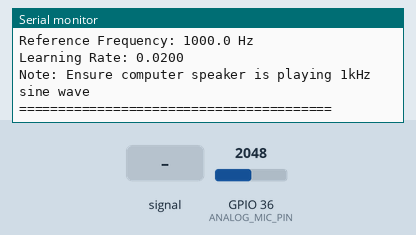
This program was run on a simulated ESP32. Shown: the last lines printed to the serial monitor. The test bench sets the inputs (shaded band); at power-on: GPIO 36 (ANALOG_MIC_PIN) = 2048. I2S audio is not simulated (input reads silence).

Above: at 1.2 s.
1.3 s: GPIO 36 (ANALOG_MIC_PIN) fed a 200 Hz sine of ±327 counts around its level
At 2.7 s:
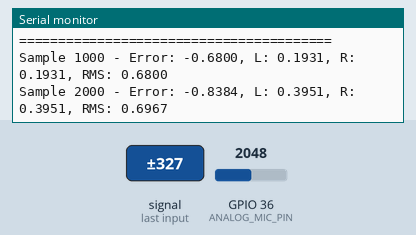
2.8 s: GPIO 36 (ANALOG_MIC_PIN) set to 2866
At 5.6 s:
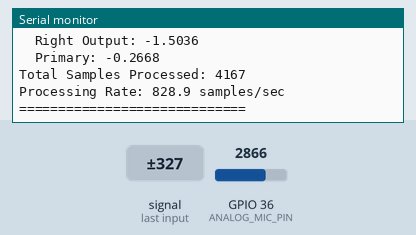
5.8 s: GPIO 36 (ANALOG_MIC_PIN) fed a 1000 Hz sine of ±1023 counts around its level
At 6.6 s:
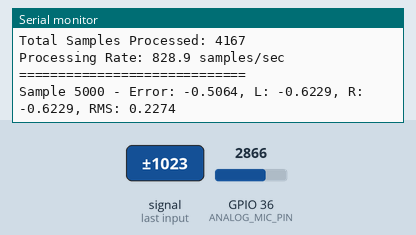
7.3 s: GPIO 36 (ANALOG_MIC_PIN) set to 3603
At 7.3 s:
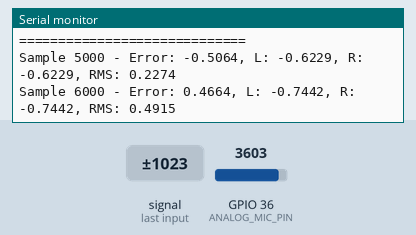
Timing chart, 0 to 9.8 s (numbered marks = the images above; inputs shaded):
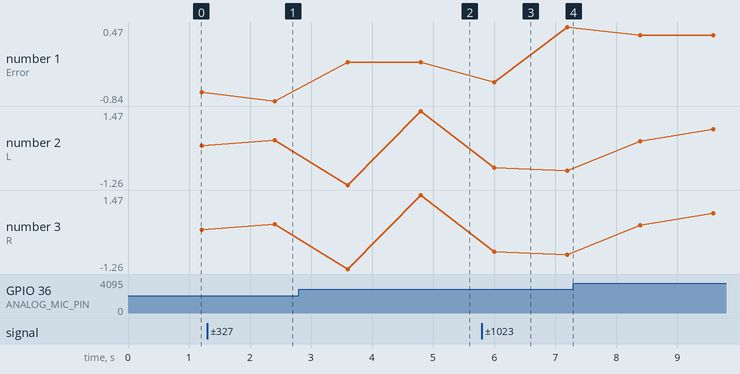

Measured:
- after the input at 1.3 s, the serial monitor: prints a new line after 1.1 s (image 1)
- after the input at 2.8 s, the serial monitor: prints a new line after 0.80 s (image 2)
- after the input at 5.8 s, the serial monitor: prints a new line after 0.20 s (image 3)
- plotted number 1: -0.68 → -0.84 after the input at 1.3 s, -0.84 → -0.15 after the input at 2.8 s, -0.15 → 0.47 after the input at 5.8 s, 0.47 → 0.32 after the input at 7.3 s
- plotted number 2: 0.19 → 0.4 after the input at 1.3 s, 0.4 → 1.47 after the input at 2.8 s, 1.47 → -0.74 after the input at 5.8 s, -0.74 → 0.8 after the input at 7.3 s
- plotted number 3: 0.19 → 0.4 after the input at 1.3 s, 0.4 → 1.47 after the input at 2.8 s, 1.47 → -0.74 after the input at 5.8 s, -0.74 → 0.8 after the input at 7.3 s

The program:

main.cpp
```cpp
#include <Arduino.h>
#include "driver/i2s.h"
#include "driver/adc.h"
#include "esp_adc_cal.h"
#include "anc_config.h"
#include "anc_library.h"

// I2S Port Configuration for MAX98357 DACs
const i2s_port_t I2S_PORT_LEFT = I2S_NUM_0;   // Left MAX98357
const i2s_port_t I2S_PORT_RIGHT = I2S_NUM_1;  // Right MAX98357

// ADC Configuration for analog microphone
esp_adc_cal_characteristics_t *adc_chars;

// ANC System Instance
ActiveNoiseCancellation anc_system;

// Performance monitoring
unsigned long last_debug_time = 0;
unsigned long sample_count = 0;
float performance_metrics[4] = {0}; // [error, left_out, right_out, primary]

// Function declarations
void setupI2S();
void setupADC();
void processAudioSample();
void printPerformanceMetrics();
float readAnalogMicrophone();

void setup() {
  Serial.begin(115200);
  while (!Serial) delay(10);

  Serial.println("Initializing Dual-Speaker ANC System...");
  Serial.println("========================================");

  // Initialize ANC algorithm
  anc_system.initialize();

  // Optimize settings for 1kHz primary source
  anc_system.setPrimaryFrequency(1000.0f);  // Match computer speaker frequency
  anc_system.setLearningRate(0.02f);        // Increased for faster adaptation to 1kHz

  // Setup hardware interfaces
  setupI2S();
  #if USE_ANALOG_MICROPHONE
  setupADC();
  #endif

  Serial.println("ANC System Ready!");
  Serial.printf("Sample Rate: %d Hz\n", ANC_SAMPLE_RATE);
  Serial.printf("Filter Order: %d taps\n", ANC_FILTER_ORDER);
  Serial.printf("Primary Source: Computer Speaker (100*sin(2*π*1000*t))\n");
  Serial.printf("Reference Frequency: %.1f Hz\n", PRIMARY_FREQUENCY);
  Serial.printf("Learning Rate: %.4f\n", LMS_MU);
  Serial.println("Note: Ensure computer speaker is playing 1kHz sine wave");
  Serial.println("========================================");
}

void setupI2S() {
  // Configure I2S for LEFT MAX98357 (mono output)
  i2s_config_t i2s_config_left = {
    .mode = i2s_mode_t(I2S_MODE_MASTER | I2S_MODE_TX),
    .sample_rate = ANC_SAMPLE_RATE,
    .bits_per_sample = I2S_BITS_PER_SAMPLE_16BIT,
    .channel_format = I2S_CHANNEL_FMT_ONLY_LEFT,  // Mono output to left speaker
    .communication_format = I2S_COMM_FORMAT_STAND_I2S,
    .intr_alloc_flags = ESP_INTR_FLAG_LEVEL1,
    .dma_buf_count = 4,
    .dma_buf_len = ANC_BUFFER_SIZE,
    .use_apll = false,
    .tx_desc_auto_clear = true,
    .fixed_mclk = 0
  };

  i2s_pin_config_t pin_config_left = {
    .bck_io_num = MAX98357_1_BCLK_PIN,
    .ws_io_num = MAX98357_1_LRC_PIN,
    .data_out_num = MAX98357_1_DIN_PIN,
    .data_in_num = -1
  };

  // Configure I2S for RIGHT MAX98357 (mono output)
  i2s_config_t i2s_config_right = {
    .mode = i2s_mode_t(I2S_MODE_MASTER | I2S_MODE_TX),
    .sample_rate = ANC_SAMPLE_RATE,
    .bits_per_sample = I2S_BITS_PER_SAMPLE_16BIT,
    .channel_format = I2S_CHANNEL_FMT_ONLY_LEFT,  // Mono output to right speaker
    .communication_format = I2S_COMM_FORMAT_STAND_I2S,
    .intr_alloc_flags = ESP_INTR_FLAG_LEVEL1,
    .dma_buf_count = 4,
    .dma_buf_len = ANC_BUFFER_SIZE,
    .use_apll = false,
    .tx_desc_auto_clear = true,
    .fixed_mclk = 0
  };

  i2s_pin_config_t pin_config_right = {
    .bck_io_num = MAX98357_2_BCLK_PIN,
    .ws_io_num = MAX98357_2_LRC_PIN,
    .data_out_num = MAX98357_2_DIN_PIN,
    .data_in_num = -1
  };

  // Install and start I2S drivers for both MAX98357s
  ESP_ERROR_CHECK(i2s_driver_install(I2S_PORT_LEFT, &i2s_config_left, 0, NULL));
  ESP_ERROR_CHECK(i2s_set_pin(I2S_PORT_LEFT, &pin_config_left));
  ESP_ERROR_CHECK(i2s_start(I2S_PORT_LEFT));

  ESP_ERROR_CHECK(i2s_driver_install(I2S_PORT_RIGHT, &i2s_config_right, 0, NULL));
  ESP_ERROR_CHECK(i2s_set_pin(I2S_PORT_RIGHT, &pin_config_right));
  ESP_ERROR_CHECK(i2s_start(I2S_PORT_RIGHT));

  Serial.println("MAX98357 DACs configured successfully");
  Serial.printf("Left Speaker: BCLK=%d, LRC=%d, DIN=%d\n",
               MAX98357_1_BCLK_PIN, MAX98357_1_LRC_PIN, MAX98357_1_DIN_PIN);
  Serial.printf("Right Speaker: BCLK=%d, LRC=%d, DIN=%d\n",
               MAX98357_2_BCLK_PIN, MAX98357_2_LRC_PIN, MAX98357_2_DIN_PIN);
}

void loop() {
  processAudioSample();

  // Print performance metrics periodically
  if (millis() - last_debug_time > 5000) { // Every 5 seconds
    printPerformanceMetrics();
    last_debug_time = millis();
  }
}

void processAudioSample() {
  float error_signal;
  int16_t left_sample, right_sample;
  size_t bytes_written;

  #if USE_ANALOG_MICROPHONE
    // Read error signal from analog microphone
    error_signal = readAnalogMicrophone();
  #else
    // Read from I2S microphone (if implemented)
    int16_t input_sample;
    size_t bytes_read;
    esp_err_t result = i2s_read(I2S_PORT_IN, &input_sample, sizeof(input_sample), &bytes_read, portMAX_DELAY);
    if (result != ESP_OK || bytes_read == 0) return;
    error_signal = (float)input_sample / 32767.0f;
  #endif

  // Process ANC algorithm
  float left_output = 0.0f, right_output = 0.0f;
  anc_system.processSingleSample(error_signal, &left_output, &right_output);

  // Convert to int16 with clipping protection
  left_sample = (int16_t)(constrain(left_output, -1.0f, 1.0f) * 32767.0f);
  right_sample = (int16_t)(constrain(right_output, -1.0f, 1.0f) * 32767.0f);

  // Output to separate MAX98357 DACs
  i2s_write(I2S_PORT_LEFT, &left_sample, sizeof(left_sample), &bytes_written, 0);
  i2s_write(I2S_PORT_RIGHT, &right_sample, sizeof(right_sample), &bytes_written, 0);

  // Update performance metrics
  performance_metrics[0] = error_signal;
  performance_metrics[1] = left_output;
  performance_metrics[2] = right_output;
  performance_metrics[3] = anc_system.generatePrimaryNoise();

  sample_count++;

  // Quick debug output for real-time monitoring
  if (ENABLE_SERIAL_DEBUG && (sample_count % DEBUG_SAMPLE_INTERVAL == 0)) {
    Serial.printf("Sample %lu - Error: %.4f, L: %.4f, R: %.4f, RMS: %.4f\n",
                 sample_count, error_signal, left_output, right_output, anc_system.getRMSError());
  }
}

void printPerformanceMetrics() {
  Serial.println("\n=== ANC System Performance ===");
  anc_system.printSystemStatus();

  Serial.printf("Current Signals:\n");
  Serial.printf("  Error: %.4f\n", performance_metrics[0]);
  Serial.printf("  Left Output: %.4f\n", performance_metrics[1]);
  Serial.printf("  Right Output: %.4f\n", performance_metrics[2]);
  Serial.printf("  Primary: %.4f\n", performance_metrics[3]);

  Serial.printf("Total Samples Processed: %lu\n", sample_count);
  Serial.printf("Processing Rate: %.1f samples/sec\n", (float)sample_count * 1000.0f / millis());

  if (anc_system.hasConverged()) {
    Serial.println("*** SYSTEM HAS CONVERGED ***");
  }

  Serial.println("=============================\n");
}

#if USE_ANALOG_MICROPHONE
void setupADC() {
  // Configure ADC
  adc1_config_width(ADC_WIDTH);
  adc1_config_channel_atten(ADC1_CHANNEL_0, ADC_ATTENUATION);  // GPIO 36

  // Characterize ADC for accurate voltage readings
  adc_chars = (esp_adc_cal_characteristics_t*)calloc(1, sizeof(esp_adc_cal_characteristics_t));
  esp_adc_cal_value_t val_type = esp_adc_cal_characterize(ADC_UNIT_1, ADC_ATTENUATION, ADC_WIDTH, 1100, adc_chars);

  Serial.println("ADC configured for analog microphone");
  Serial.printf("Microphone pin: GPIO %d\n", ANALOG_MIC_PIN);

  if (val_type == ESP_ADC_CAL_VAL_EFUSE_VREF) {
    Serial.println("ADC calibrated using eFuse Vref");
  } else if (val_type == ESP_ADC_CAL_VAL_EFUSE_TP) {
    Serial.println("ADC calibrated using Two Point values");
  } else {
    Serial.println("ADC calibrated using default reference voltage");
  }
}

float readAnalogMicrophone() {
  // Read ADC value multiple times and average for noise reduction
  uint32_t adc_reading = 0;
  for (int i = 0; i < ADC_SAMPLES_PER_READ; i++) {
    adc_reading += adc1_get_raw(ADC1_CHANNEL_0);
  }
  adc_reading /= ADC_SAMPLES_PER_READ;

  // Convert ADC reading to voltage
  uint32_t voltage = esp_adc_cal_raw_to_voltage(adc_reading, adc_chars);

  // Convert to normalized float [-1.0, 1.0]
  // Assuming microphone output is centered around 2.5V (half of 5V)
  float normalized = ((float)voltage - 2500.0f) / 2500.0f;

  // Apply some gain if needed (microphone might have low output)
  normalized *= 2.0f;  // Adjust this gain factor based on your microphone

  // Clamp to valid range
  return constrain(normalized, -1.0f, 1.0f);
}
#endif
```

anc_library.h
```cpp
#ifndef ANC_LIBRARY_H
#define ANC_LIBRARY_H

#include "anc_config.h"
#include <math.h>

// ANC Filter Structure
struct ANCFilter {
  float coefficients[ANC_FILTER_ORDER];  // Adaptive filter coefficients
  float input_buffer[ANC_FILTER_ORDER];  // Input signal delay line
  float output;                          // Current filter output
  int buffer_index;                      // Circular buffer index
  float power_estimate;                  // Power estimation for normalization
  float convergence_metric;              // Convergence monitoring
};

// ANC System Structure
struct ANCSystem {
  ANCFilter left_channel;
  ANCFilter right_channel;
  float error_history[ANC_BUFFER_SIZE];
  float primary_history[ANC_BUFFER_SIZE];
  int history_index;
  float rms_error;
  float adaptation_gain;
  bool converged;
  unsigned long sample_count;
};

class ActiveNoiseCancellation {
private:
  ANCSystem anc_system;
  float phase_accumulator;
  float phase_increment;

  // Private helper functions
  float normalizedLMS(ANCFilter* filter, float reference, float error);
  void updateInputBuffer(ANCFilter* filter, float input);
  float calculateFilterOutput(ANCFilter* filter);
  void updateConvergenceMetric(ANCFilter* filter, float error);
  float calculateRMSError();

public:
  // Constructor
  ActiveNoiseCancellation();

  // Initialization
  void initialize();
  void reset();

  // Main processing functions
  void processANCBlock(float* error_samples, float* left_output, float* right_output, int block_size);
  void processSingleSample(float error_signal, float* left_output, float* right_output);

  // Primary noise generation (for testing)
  float generatePrimaryNoise();
  void setPrimaryFrequency(float frequency);

  // Configuration functions
  void setLearningRate(float mu);
  void setLeakFactor(float leak);
  void enableAdaptation(bool enable);

  // Monitoring functions
  float getConvergenceMetric();
  float getRMSError();
  bool hasConverged();
  void printFilterCoefficients();
  void printSystemStatus();

  // Advanced features
  void saveFilterState();
  void loadFilterState();
  void freezeAdaptation();
  void resumeAdaptation();

  // External primary source utilities
  void synchronizeWithExternalSource(float detected_frequency);
  float estimatePrimaryFrequency(float* error_samples, int num_samples);
};

#endif // ANC_LIBRARY_H
```

anc_config.h
```cpp
#ifndef ANC_CONFIG_H
#define ANC_CONFIG_H

#include <Arduino.h>

// ANC System Configuration Parameters
#define ANC_SAMPLE_RATE         44100
#define ANC_BUFFER_SIZE         512
#define ANC_FILTER_ORDER        32
#define ANC_CHANNELS            2

// LMS Algorithm Parameters (tuned for 1kHz primary signal)
#define LMS_MU                  0.02f    // Learning rate (increased for 1kHz)
#define LMS_LEAK_FACTOR         0.9999f  // Leaky factor
#define LMS_MAX_COEFF           1.0f     // Maximum coefficient value

// Hardware Configuration
#define USE_ANALOG_MICROPHONE   1    // 1 = Analog mic, 0 = I2S mic
#define USE_DUAL_MAX98357       1    // 1 = Two separate MAX98357, 0 = Single I2S stereo

// Analog Microphone (if USE_ANALOG_MICROPHONE = 1)
#define ANALOG_MIC_PIN          36   // ADC1_CH0
#define MIC_SAMPLE_BITS         12   // ADC resolution (12-bit)
#define MIC_VREF                3300 // Reference voltage in mV

// MAX98357 #1 (Left Speaker)
#define MAX98357_1_DIN_PIN      25   // I2S Data
#define MAX98357_1_BCLK_PIN     26   // I2S Bit Clock
#define MAX98357_1_LRC_PIN      27   // I2S Word Select

// MAX98357 #2 (Right Speaker)
#define MAX98357_2_DIN_PIN      32   // I2S Data
#define MAX98357_2_BCLK_PIN     33   // I2S Bit Clock (can be shared with #1)
#define MAX98357_2_LRC_PIN      14   // I2S Word Select

// Primary Noise Configuration
#define PRIMARY_FREQUENCY       1000.0f  // Hz (matching computer speaker)
#define PRIMARY_AMPLITUDE       1.0f     // Amplitude scaling (normalized for 100 amplitude)

// ADC Configuration (for analog microphone)
#define ADC_SAMPLES_PER_READ    1        // Number of ADC samples to average
#define ADC_ATTENUATION        ADC_ATTEN_DB_12  // 0-3.9V range (updated from deprecated ADC_ATTEN_DB_11)
#define ADC_WIDTH              ADC_WIDTH_BIT_12  // 12-bit resolution

// Debug Configuration
#define DEBUG_SAMPLE_INTERVAL   1000     // Print debug info every N samples
#define ENABLE_SERIAL_DEBUG     1        // Enable/disable debug output

// Performance Monitoring
#define ENABLE_PERFORMANCE_MONITORING 1
#define CONVERGENCE_THRESHOLD   0.01f    // Error threshold for convergence detection

#endif // ANC_CONFIG_H
```

Source omitted: anc_library.cpp (8332 bytes)
